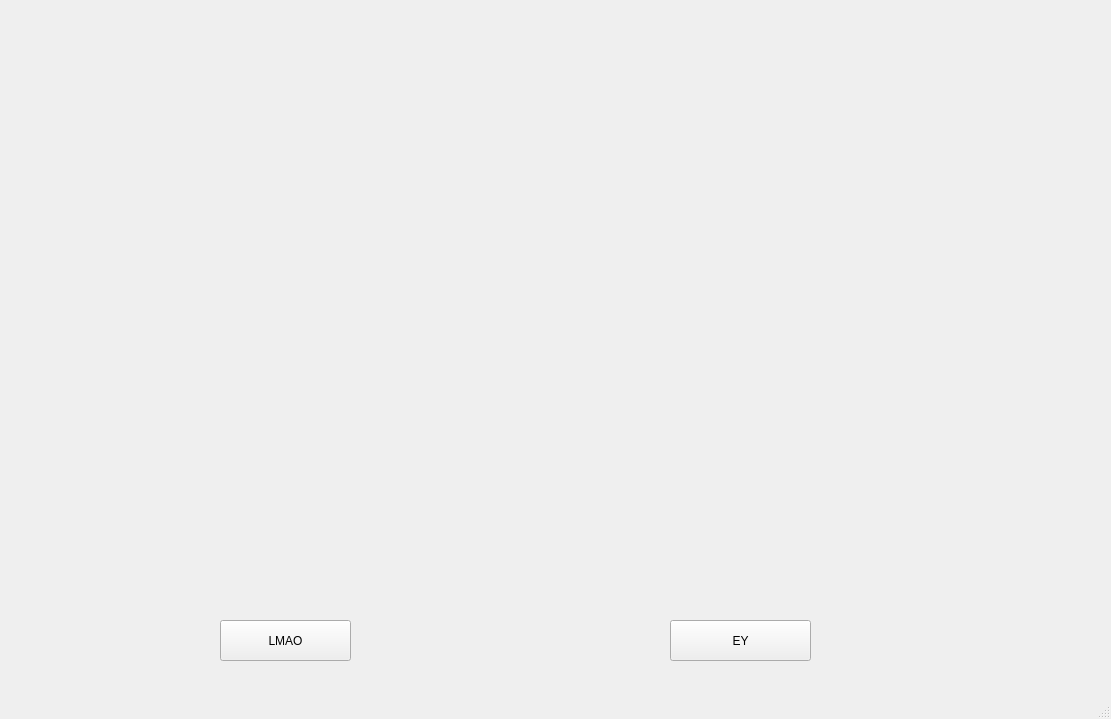
<?xml version="1.0" encoding="UTF-8"?>
<ui version="4.0">
 <class>MainWindow</class>
 <widget class="QMainWindow" name="MainWindow">
  <property name="geometry">
   <rect>
    <x>0</x>
    <y>0</y>
    <width>1111</width>
    <height>719</height>
   </rect>
  </property>
  <property name="windowTitle">
   <string>MainWindow</string>
  </property>
  <widget class="QWidget" name="centralwidget">
   <widget class="QLabel" name="photoFrame">
    <property name="geometry">
     <rect>
      <x>6</x>
      <y>2</y>
      <width>1101</width>
      <height>591</height>
     </rect>
    </property>
    <property name="text">
     <string/>
    </property>
    <property name="pixmap">
     <pixmap>F:/OneDrive/Bilder/Photoshop battle 2k18/flat,1000x1000,075,f.jpg</pixmap>
    </property>
    <property name="scaledContents">
     <bool>true</bool>
    </property>
   </widget>
   <widget class="QPushButton" name="lmaoButton">
    <property name="geometry">
     <rect>
      <x>220</x>
      <y>620</y>
      <width>131</width>
      <height>41</height>
     </rect>
    </property>
    <property name="text">
     <string>LMAO</string>
    </property>
   </widget>
   <widget class="QPushButton" name="eyButton">
    <property name="geometry">
     <rect>
      <x>670</x>
      <y>620</y>
      <width>141</width>
      <height>41</height>
     </rect>
    </property>
    <property name="text">
     <string>EY</string>
    </property>
   </widget>
  </widget>
  <widget class="QMenuBar" name="menubar">
   <property name="geometry">
    <rect>
     <x>0</x>
     <y>0</y>
     <width>1111</width>
     <height>21</height>
    </rect>
   </property>
  </widget>
  <widget class="QStatusBar" name="statusbar"/>
 </widget>
 <resources/>
 <connections/>
</ui>
